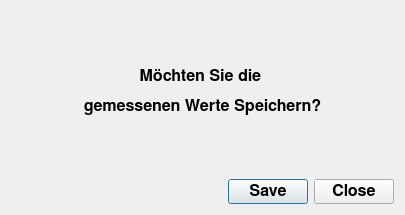
<?xml version="1.0" encoding="UTF-8"?>
<ui version="4.0">
 <class>SaveDialog</class>
 <widget class="QDialog" name="SaveDialog">
  <property name="geometry">
   <rect>
    <x>0</x>
    <y>0</y>
    <width>405</width>
    <height>215</height>
   </rect>
  </property>
  <property name="font">
   <font>
    <family>FreeSans</family>
    <pointsize>12</pointsize>
    <weight>75</weight>
    <bold>true</bold>
   </font>
  </property>
  <property name="windowTitle">
   <string>Save?</string>
  </property>
  <layout class="QVBoxLayout" name="verticalLayout">
   <item>
    <spacer name="verticalSpacer">
     <property name="orientation">
      <enum>Qt::Vertical</enum>
     </property>
     <property name="sizeHint" stdset="0">
      <size>
       <width>20</width>
       <height>40</height>
      </size>
     </property>
    </spacer>
   </item>
   <item>
    <widget class="QLabel" name="label">
     <property name="font">
      <font>
       <family>FreeSans</family>
       <pointsize>12</pointsize>
      </font>
     </property>
     <property name="text">
      <string>&lt;html&gt;&lt;head/&gt;&lt;body&gt;&lt;p align=&quot;center&quot;&gt;Möchten Sie die &lt;/p&gt;&lt;p align=&quot;center&quot;&gt;gemessenen Werte Speichern?&lt;/p&gt;&lt;/body&gt;&lt;/html&gt;</string>
     </property>
     <property name="alignment">
      <set>Qt::AlignRight|Qt::AlignTrailing|Qt::AlignVCenter</set>
     </property>
    </widget>
   </item>
   <item>
    <spacer name="verticalSpacer_2">
     <property name="orientation">
      <enum>Qt::Vertical</enum>
     </property>
     <property name="sizeHint" stdset="0">
      <size>
       <width>20</width>
       <height>40</height>
      </size>
     </property>
    </spacer>
   </item>
   <item>
    <widget class="QDialogButtonBox" name="buttonBox">
     <property name="orientation">
      <enum>Qt::Horizontal</enum>
     </property>
     <property name="standardButtons">
      <set>QDialogButtonBox::Close|QDialogButtonBox::Save</set>
     </property>
    </widget>
   </item>
  </layout>
 </widget>
 <resources/>
 <connections>
  <connection>
   <sender>buttonBox</sender>
   <signal>accepted()</signal>
   <receiver>SaveDialog</receiver>
   <slot>accept()</slot>
   <hints>
    <hint type="sourcelabel">
     <x>248</x>
     <y>254</y>
    </hint>
    <hint type="destinationlabel">
     <x>157</x>
     <y>274</y>
    </hint>
   </hints>
  </connection>
  <connection>
   <sender>buttonBox</sender>
   <signal>rejected()</signal>
   <receiver>SaveDialog</receiver>
   <slot>reject()</slot>
   <hints>
    <hint type="sourcelabel">
     <x>316</x>
     <y>260</y>
    </hint>
    <hint type="destinationlabel">
     <x>286</x>
     <y>274</y>
    </hint>
   </hints>
  </connection>
 </connections>
</ui>
